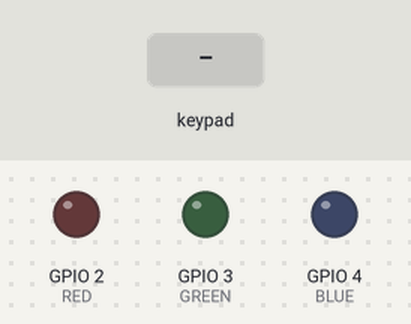
Recording of a program running on a simulated Raspberry Pi (BCM pin numbers). Shown: output pins drawn as LEDs (lit = HIGH). The inputs (shaded band) are chosen by the test bench. Pins used as bus, display or sensor lines are not drawn.

Above: at 1.2 s.
1.3 s: key '1' pressed
At 2.6 s:
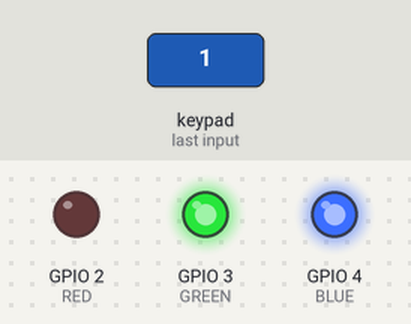
2.9 s: keypad keys 1 2 pressed 0.4 s apart
At 4.4 s:
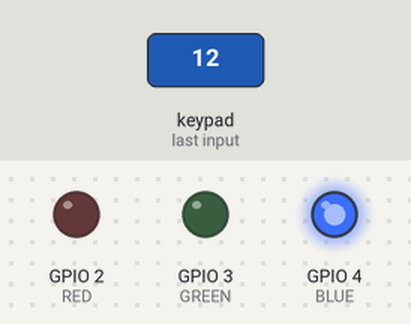
5.2 s: key '3' pressed
At 5.9 s:
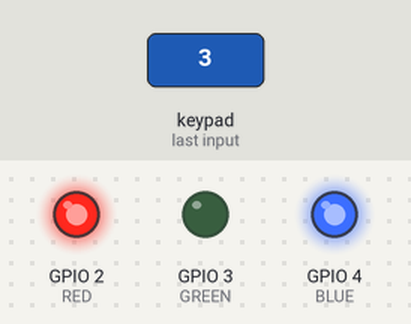
6.8 s: keypad keys 2 5 pressed 0.4 s apart
At 8.7 s:
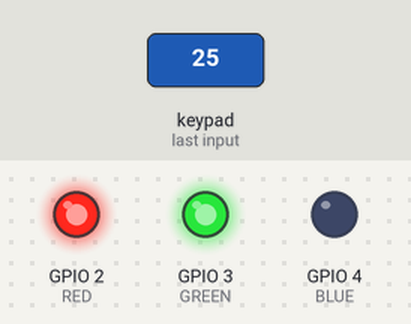
9.1 s: key '4' pressed
At 10.2 s:
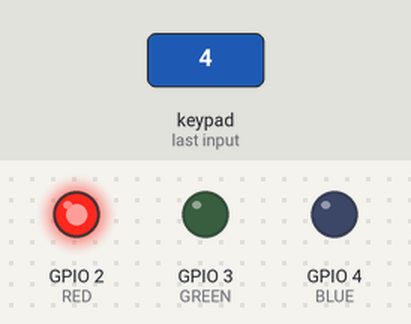
10.7 s: key '6' pressed
At 11.5 s:
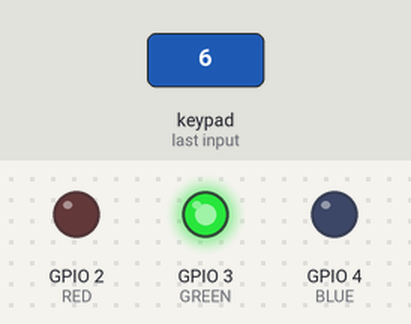
Timing chart, 0 to 13.3 s (numbered marks = the images above; inputs shaded):
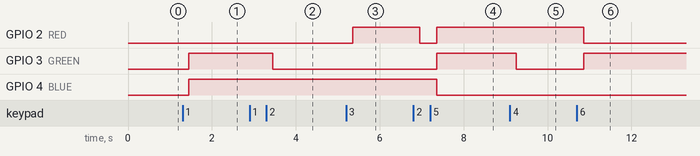

Measured:
- after the input at 1.3 s, GPIO 3 (GREEN), GPIO 4 (BLUE): LOW → HIGH after 0.15 s
- after the input at 2.9 s, GPIO 3 (GREEN): HIGH → LOW after 0.55 s
- after the input at 5.2 s, GPIO 2 (RED): LOW → HIGH after 0.16 s
- after the input at 6.8 s, GPIO 2 (RED): HIGH → LOW after 0.16 s, → HIGH 0.40 s later; GPIO 3 (GREEN): LOW → HIGH after 0.56 s; GPIO 4 (BLUE): HIGH → LOW after 0.56 s
- after the input at 9.1 s, GPIO 3 (GREEN): HIGH → LOW after 0.16 s
- after the input at 10.7 s, GPIO 2 (RED): HIGH → LOW after 0.16 s; GPIO 3 (GREEN): LOW → HIGH after 0.16 s

The program:

keypad_led.py
```python
import RPi.GPIO as GPIO
import time

KEYPAD = [
    [1, 2, 3, 'A'],
    [4, 5, 6, 'B'],
    [7, 8, 9, 'C'],
    ['*', 0, '#', 'D']
]

SEVEN_COLOR = [
    [0, 1, 1],
    [0, 0, 1],
    [1, 0, 1],
    [1, 0, 0],
    [1, 1, 0],
    [0, 1, 0],
    [0, 0, 0]
]

RED=2
GREEN=3
BLUE=4

ROWS = [23, 24, 25, 7]
COLS = [12, 16, 20, 21]

GPIO.setmode(GPIO.BCM)
GPIO.setup(RED,GPIO.OUT)
GPIO.setup(BLUE,GPIO.OUT)
GPIO.setup(GREEN,GPIO.OUT)

for row_pin in ROWS:
    GPIO.setup(row_pin, GPIO.IN, pull_up_down=GPIO.PUD_UP)

for col_pin in COLS:
    GPIO.setup(col_pin, GPIO.OUT)
    GPIO.output(col_pin, GPIO.HIGH)

def get_key():
    key = None

    for col_num, col_pin in enumerate(COLS):
        GPIO.output(col_pin, GPIO.LOW)

        for row_num, row_pin in enumerate(ROWS):
            if GPIO.input(row_pin) == GPIO.LOW:
                key = KEYPAD[row_num][col_num]

                while GPIO.input(row_pin) == GPIO.LOW:
                    time.sleep(0.05)

        GPIO.output(col_pin, GPIO.HIGH)
    return key

try:
    while True:
        pressed_key = get_key()
        if pressed_key is not None and pressed_key in range(1, 8):
            for count, color in enumerate(SEVEN_COLOR):
                if (pressed_key == count+1):
                    GPIO.output(RED,color[0])
                    GPIO.output(GREEN,color[1])
                    GPIO.output(BLUE,color[2])
        time.sleep(0.1)

except KeyboardInterrupt:
    GPIO.cleanup()
```
